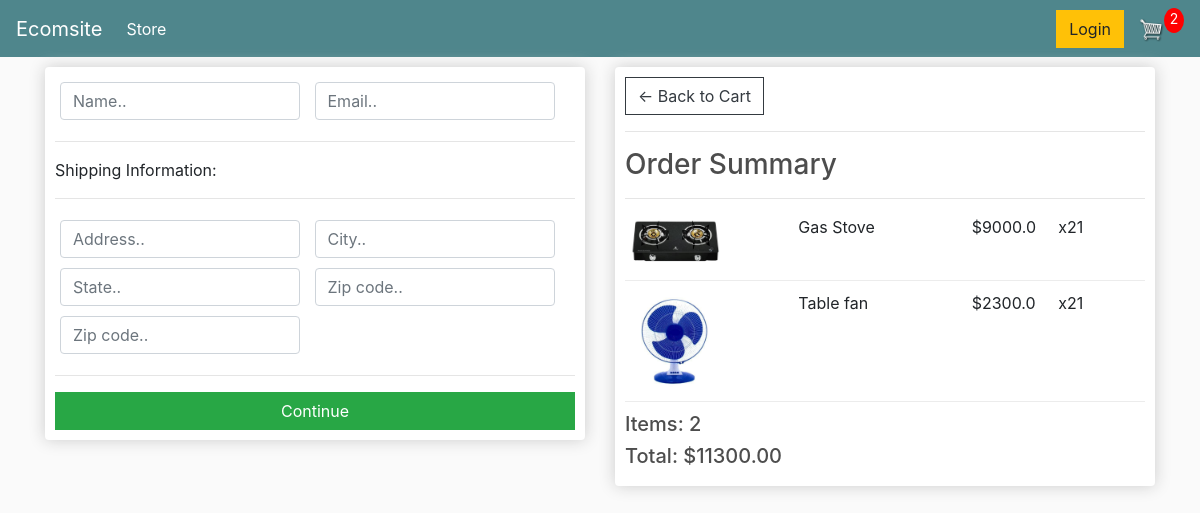
/checkout/ (signed in), run on an earlier commit of the app's database.
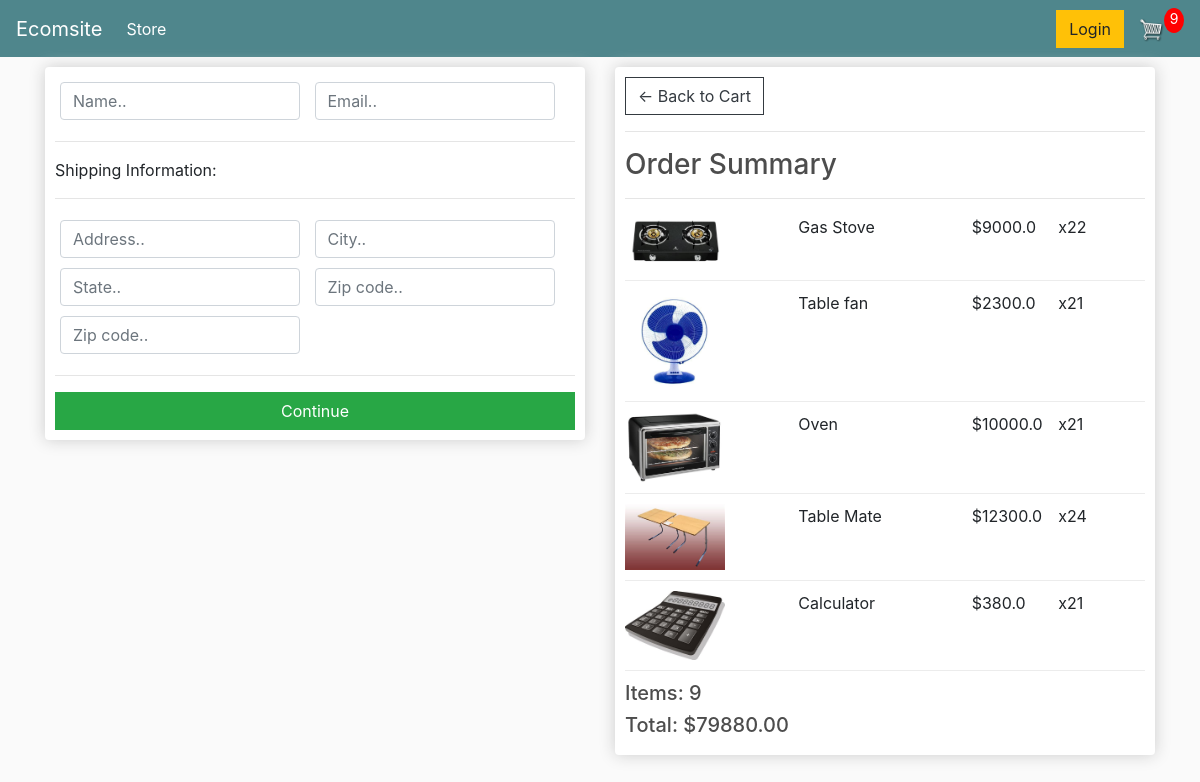
And on a later commit of the database.
### store/models.py (models this page shows, shortened)
class Order(models.Model):
    customer = models.ForeignKey(Customer, on_delete=models.SET_NULL, null=True, blank=True)
    date_ordered = models.DateTimeField(auto_now_add=True)
    complete = models.BooleanField(default=False, null=True, blank=False)
    transaction_id = models.CharField(max_length=200, null=True)
    @property
    def get_cart_total(self):
        orderitems = self.orderitem_set.all()
        total = sum([item.get_total for item in orderitems])
        return total
    def get_cart_items(self):
        orderitems = self.orderitem_set.all()
        total = sum([item.quantity for item in orderitems])
        return total

class OrderItem(models.Model):
    product = models.ForeignKey(Product, on_delete=models.SET_NULL, null=True, blank=True)
    order = models.ForeignKey(Order, on_delete=models.SET_NULL, null=True, blank=True)
    quantity = models.IntegerField(default=0, null=True, blank=True)
    date_added = models.DateTimeField(auto_now_add=True)
    @property
    def get_total(self):
        total = self.product.price * self.quantity
        return total

class Product(models.Model):
    name = models.CharField(max_length=200, null=True)
    price = models.FloatField()
    digital = models.BooleanField(default=False, null=True, blank=False)
    image = models.ImageField(null=True,blank=True)
    @property
    def imageURL(self):
        try:
            url=self.image.url
        except:
            url = ""
        return url

### store/views.py (the view)
# urls.py: path('checkout/',views.checkout, name="checkout"),
def checkout(request):
    if request.user.is_authenticated:
        customer = request.user.customer
        order, created = Order.objects.get_or_create(customer=customer, complete=False)
        items = order.orderitem_set.all()
        cartItems = order.get_cart_items
    else:
        items = []
        order = {'get_cart_total':0, 'get_cart_items':0}
        cartItems = order['get_cart_items']
    context = {'items': items, 'order': order, 'cartItems':cartItems}
    return render(request, 'store/checkout.html', context)

### store/templates/store/checkout.html (shortened to what this page needs)
{% extends 'store/main.html' %}
{% load static %}
{% block content %}
     <div class="row">
		<div class="col-lg-6">
			<div class="box-element" id="form-wrapper">
				<form id="form">
					<div id="user-info">
						<div class="form-field">
							<input required class="form-control" type="text" name="name" placeholder="Name..">
						</div>
						<div class="form-field">
							<input required class="form-control" type="email" name="email" placeholder="Email..">
						</div>
					</div>
					<div id="shipping-info">
						<hr>
						<p>Shipping Information:</p>
						<hr>
						<div class="form-field">
							<input class="form-control" type="text" name="address" placeholder="Address..">
						</div>
						<div class="form-field">
							<input class="form-control" type="text" name="city" placeholder="City..">
						</div>
						<div class="form-field">
							<input class="form-control" type="text" name="state" placeholder="State..">
						</div>
						<div class="form-field">
							<input class="form-control" type="text" name="zipcode" placeholder="Zip code..">
						</div>
						<div class="form-field">
							<input class="form-control" type="text" name="country" placeholder="Zip code..">
						</div>
					</div>
					<hr>
					<input id="form-button" class="btn btn-success btn-block" type="submit" value="Continue">
				</form>
			</div>
			<br>
		</div>
		<div class="col-lg-6">
			<div class="box-element">
				<a  class="btn btn-outline-dark" href="{% url 'cart' %}">&#x2190; Back to Cart</a>
				<hr>
				<h3>Order Summary</h3>
				<hr>
				{% for item in items %}
				<div class="cart-row">
					<div style="flex:2"><img class="row-image" src="{{item.product.imageURL}}"></div>
					<div style="flex:2"><p>{{item.product.name}}</p></div>
					<div style="flex:1"><p>${{item.product.price}}</p></div>
					<div style="flex:1"><p>x2{{item.quantity}}</p></div>
				</div>
				{% endfor %}
				<h5>Items:  {{order.get_cart_items}}</h5>
				<h5>Total:   ${{order.get_cart_total|floatformat:2}}</h5>
			</div>
		</div>
	</div>
{% endblock content %}

### store/templates/store/main.html (shortened to what this page needs)
<!DOCTYPE html>
{% load static %}
<html lang="en">
<head>
    <link rel="stylesheet" href="https://stackpath.bootstrapcdn.com/bootstrap/4.4.1/css/bootstrap.min.css">
    <link rel="stylesheet" type="text/css" href="{% static 'css/main.css' %}">
</head>
<body>
    <nav class="navbar navbar-expand-lg navbar-dark bg-dark">
        <a class="navbar-brand" href="{% url 'store' %}">Ecomsite</a>
        <div class="collapse navbar-collapse" id="navbarSupportedContent">
          <ul class="navbar-nav mr-auto">
            <li class="nav-item active">
              <a class="nav-link" href="{% url 'store' %}">Store <span class="sr-only">(current)</span></a>
            </li>
          </ul>
          <div class="form-inline my-2 my-lg-0">
            <a href="#"class="btn btn-warning">Login</a>
            <a href="{% url 'cart' %}">
               <img  id="cart-icon" src="{% static 'images/cart.png' %}">
           </a>
           <p id="cart-total">{{cartItems}}</p>
       </div>
        </div>
      </nav>
    <div class="container">
        {% block content %}
        {% endblock content %}
    </div>
</body>
</html>

What changed in the data, as far as the page shows it:
changed through a linked row, Order: id.quantity "2" → "9"; get_cart_items "2" → "9"; get_cart_total "11300.00" → "79880.00"
changed OrderItem "Gas Stove": quantity "1" → "2"
added OrderItem: product.imageURL (picture), product.name "Oven", product.price "10000.0", quantity "1"
added OrderItem: product.imageURL (picture), product.name "Table Mate", product.price "12300.0", quantity "4"
added OrderItem: product.imageURL (picture), product.name "Calculator", product.price "380.0", quantity "1"
